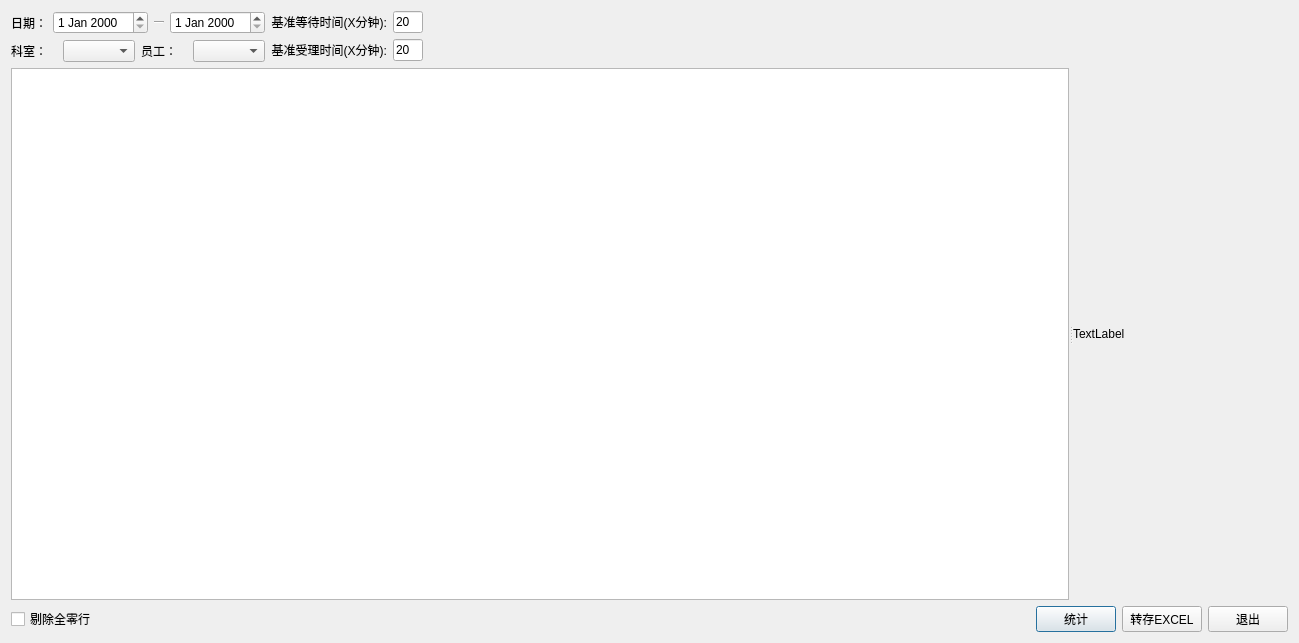
<?xml version="1.0" encoding="UTF-8"?>
<ui version="4.0">
 <class>Dialog_day_report</class>
 <widget class="QDialog" name="Dialog_day_report">
  <property name="geometry">
   <rect>
    <x>0</x>
    <y>0</y>
    <width>1299</width>
    <height>643</height>
   </rect>
  </property>
  <property name="windowTitle">
   <string>工作状况日报表</string>
  </property>
  <layout class="QGridLayout" name="gridLayout">
   <item row="0" column="0">
    <layout class="QVBoxLayout" name="verticalLayout_3" stretch="0,1,0">
     <item>
      <layout class="QHBoxLayout" name="horizontalLayout_5" stretch="0,0,1">
       <item>
        <layout class="QVBoxLayout" name="verticalLayout_2">
         <item>
          <layout class="QHBoxLayout" name="horizontalLayout_3" stretch="0,1,0,1">
           <item>
            <widget class="QLabel" name="label">
             <property name="text">
              <string>日期：</string>
             </property>
            </widget>
           </item>
           <item>
            <widget class="QDateEdit" name="dateEdit_start"/>
           </item>
           <item>
            <widget class="Line" name="line">
             <property name="minimumSize">
              <size>
               <width>10</width>
               <height>0</height>
              </size>
             </property>
             <property name="orientation">
              <enum>Qt::Horizontal</enum>
             </property>
            </widget>
           </item>
           <item>
            <widget class="QDateEdit" name="dateEdit_end"/>
           </item>
          </layout>
         </item>
         <item>
          <layout class="QHBoxLayout" name="horizontalLayout_4">
           <item>
            <widget class="QLabel" name="label_4">
             <property name="text">
              <string>科室：</string>
             </property>
            </widget>
           </item>
           <item>
            <widget class="QComboBox" name="comboBox_group"/>
           </item>
           <item>
            <widget class="QLabel" name="label_5">
             <property name="text">
              <string>员工：</string>
             </property>
            </widget>
           </item>
           <item>
            <widget class="QComboBox" name="comboBox_staff"/>
           </item>
          </layout>
         </item>
        </layout>
       </item>
       <item>
        <layout class="QVBoxLayout" name="verticalLayout">
         <item>
          <layout class="QHBoxLayout" name="horizontalLayout">
           <item>
            <widget class="QLabel" name="label_2">
             <property name="maximumSize">
              <size>
               <width>150</width>
               <height>16777215</height>
              </size>
             </property>
             <property name="text">
              <string>基准等待时间(X分钟):</string>
             </property>
             <property name="alignment">
              <set>Qt::AlignRight|Qt::AlignTrailing|Qt::AlignVCenter</set>
             </property>
            </widget>
           </item>
           <item>
            <widget class="QLineEdit" name="lineEdit_standard_wait_time">
             <property name="maximumSize">
              <size>
               <width>30</width>
               <height>16777215</height>
              </size>
             </property>
             <property name="text">
              <string>20</string>
             </property>
            </widget>
           </item>
          </layout>
         </item>
         <item>
          <layout class="QHBoxLayout" name="horizontalLayout_2">
           <item>
            <widget class="QLabel" name="label_3">
             <property name="maximumSize">
              <size>
               <width>150</width>
               <height>16777215</height>
              </size>
             </property>
             <property name="text">
              <string>基准受理时间(X分钟):</string>
             </property>
             <property name="alignment">
              <set>Qt::AlignRight|Qt::AlignTrailing|Qt::AlignVCenter</set>
             </property>
            </widget>
           </item>
           <item>
            <widget class="QLineEdit" name="lineEdit_standard_cure_time">
             <property name="maximumSize">
              <size>
               <width>30</width>
               <height>16777215</height>
              </size>
             </property>
             <property name="text">
              <string>20</string>
             </property>
            </widget>
           </item>
          </layout>
         </item>
        </layout>
       </item>
       <item>
        <spacer name="horizontalSpacer_2">
         <property name="orientation">
          <enum>Qt::Horizontal</enum>
         </property>
         <property name="sizeHint" stdset="0">
          <size>
           <width>40</width>
           <height>20</height>
          </size>
         </property>
        </spacer>
       </item>
      </layout>
     </item>
     <item>
      <widget class="QSplitter" name="splitter">
       <property name="orientation">
        <enum>Qt::Horizontal</enum>
       </property>
       <widget class="QTableWidget" name="tableWidget"/>
       <widget class="QLabel" name="label_pic">
        <property name="text">
         <string>TextLabel</string>
        </property>
       </widget>
      </widget>
     </item>
     <item>
      <layout class="QHBoxLayout" name="horizontalLayout_6">
       <item>
        <widget class="QCheckBox" name="checkBox_del_all_zero_row">
         <property name="text">
          <string>剔除全零行</string>
         </property>
        </widget>
       </item>
       <item>
        <spacer name="horizontalSpacer">
         <property name="orientation">
          <enum>Qt::Horizontal</enum>
         </property>
         <property name="sizeHint" stdset="0">
          <size>
           <width>40</width>
           <height>20</height>
          </size>
         </property>
        </spacer>
       </item>
       <item>
        <widget class="QPushButton" name="pushButton_count">
         <property name="text">
          <string>统计</string>
         </property>
        </widget>
       </item>
       <item>
        <widget class="QPushButton" name="pushButton_excel">
         <property name="text">
          <string>转存EXCEL</string>
         </property>
        </widget>
       </item>
       <item>
        <widget class="QPushButton" name="pushButton_exit">
         <property name="text">
          <string>退出</string>
         </property>
        </widget>
       </item>
      </layout>
     </item>
    </layout>
   </item>
  </layout>
 </widget>
 <resources/>
 <connections/>
</ui>
